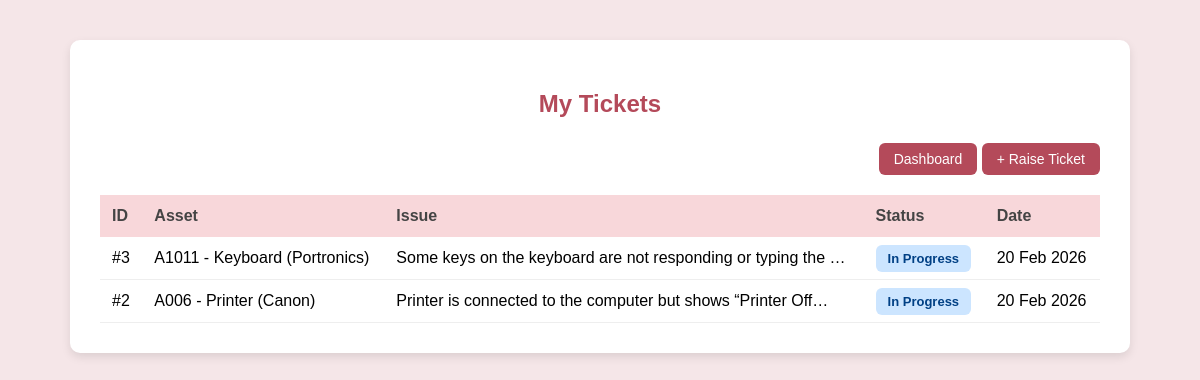
The app's page /tickets/my-tickets/ (signed in) with its own data.
### tickets/models.py (models this page shows, shortened)
class Ticket(models.Model):
    STATUS_CHOICES = [
        ('Pending', 'Pending'),
        ('In Progress', 'In Progress'),
        ('Resolved', 'Resolved'),
        ('Retired', 'Retired'),
    ]
    employee = models.ForeignKey(
        settings.AUTH_USER_MODEL,
        on_delete=models.CASCADE
    )
    asset = models.ForeignKey(Asset, on_delete=models.CASCADE)
    issue_description = models.TextField()
    status = models.CharField(
        max_length=20,
        choices=STATUS_CHOICES,
        default='Pending'
    )
    created_at = models.DateTimeField(auto_now_add=True)

### asset_management/models.py (models this page shows)
class Asset(models.Model):
    STATUS_CHOICES = [
        ('Available', 'Available'),
        ('Assigned', 'Assigned'),
        ('Under Repair', 'Under Repair'),
        ('Retired', 'Retired'),
    ]
    asset_id = models.CharField(max_length=20, unique=True)
    name = models.CharField(max_length=100)
    brand = models.CharField(max_length=100)
    inventory_item = models.ForeignKey(
        Inventory,
        on_delete=models.CASCADE
    )
    status = models.CharField(
        max_length=20,
        choices=STATUS_CHOICES,
        default='Available'
    )
    def __str__(self):
        return f"{self.asset_id} - {self.name} ({self.brand})"

### tickets/views.py (the view)
# urls.py: path('my-tickets/', views.ticket_list, name='ticket_list'),
@login_required
def ticket_list(request):
    tickets = Ticket.objects.filter(
        employee=request.user
    ).order_by('-created_at')
    return render(request, 'ticket_list.html', {
        'tickets': tickets
    })

### templates/ticket_list.html (shortened to what this page needs)
<!DOCTYPE html>
<html>
<head>
</head>
<body>
<div class="container">
    <h2>My Tickets</h2>
    <div class="button-group">
        <a href="{% url 'employee_dashboard' %}" class="btn"> Dashboard</a>
        <a href="{% url 'raise_ticket' %}" class="btn">+ Raise Ticket</a>
    </div>
    <table>
        <thead>
            <tr>
                <th>ID</th>
                <th>Asset</th>
                <th>Issue</th>
                <th>Status</th>
                <th>Date</th>
            </tr>
        </thead>
        <tbody>
            {% for ticket in tickets %}
            <tr>
                <td>#{{ ticket.id }}</td>
                <td>{{ ticket.asset }}</td>
                <td>{{ ticket.issue_description|truncatechars:60 }}</td>
                <td>
                    {% if ticket.status == "Pending" %}
                        <span class="status pending">Pending</span>
                    {% elif ticket.status == "In Progress" %}
                        <span class="status progress">In Progress</span>
                    {% elif ticket.status == "Resolved" %}
                        <span class="status resolved">Resolved</span>
                    {% elif ticket.status == "Retired" %}
                        <span class="status retired">Retired</span>
                    {% endif %}
                </td>
                <td>{{ ticket.created_at|date:"d M Y" }}</td>
            </tr>
            {% empty %}
            <tr>
                <td colspan="5" class="empty">
                    No tickets raised yet.
                </td>
            </tr>
            {% endfor %}
        </tbody>
    </table>
</div>
</body>
</html>

### templates/ticket_list.html (style rules this page uses)
body { font-family: Arial, sans-serif; background-color: #f5e6e8; margin: 0; padding: 40px; }
.container { width: 1000px; margin: auto; background: white; padding: 30px; border-radius: 10px; box-shadow: 0 4px 10px rgba(0, 0, 0, 0.1); }
h2 { text-align: center; color: #b44a5a; margin-bottom: 25px; }
table { width: 100%; border-collapse: collapse; }
th, td { padding: 12px; text-align: left; }
th { background-color: #f8d7da; color: #444; }
tbody tr { border-bottom: 1px solid #eee; }
.status { padding: 6px 12px; border-radius: 6px; font-size: 13px; font-weight: bold; }
.progress { background-color: #cce5ff; color: #004085; }
.btn { display: inline-block; padding: 8px 15px; background-color: #b44a5a; color: white; border: none; border-radius: 6px; cursor: pointer; text-decoration: none; font-size: 14px; }
.button-group { margin-bottom: 20px; text-align: right; }

### records on screen
Ticket: id "3", asset "A1011 - Keyboard (Portronics)", issue_description "Some keys on the keyboard are not responding or typing the …", status "In Progress", created_at "20 Feb 2026"
Ticket: id "2", asset "A006 - Printer (Canon)", issue_description "Printer is connected to the computer but shows “Printer Off…", status "In Progress", created_at "20 Feb 2026"
